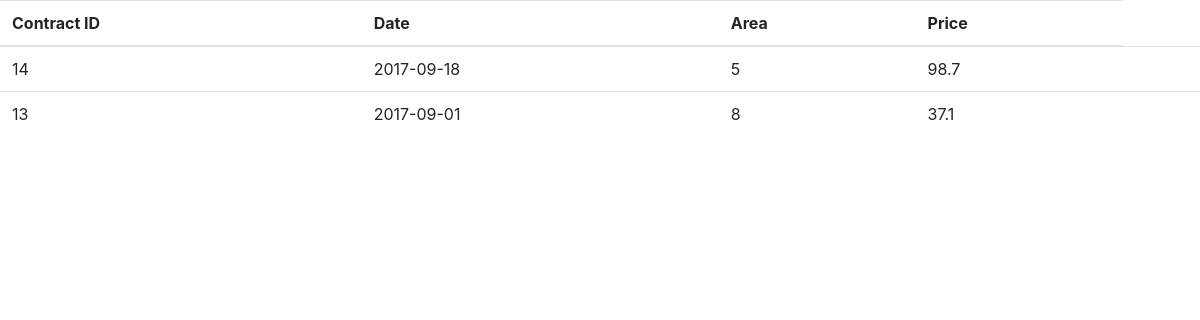
Page /tables.php on the earlier database version.
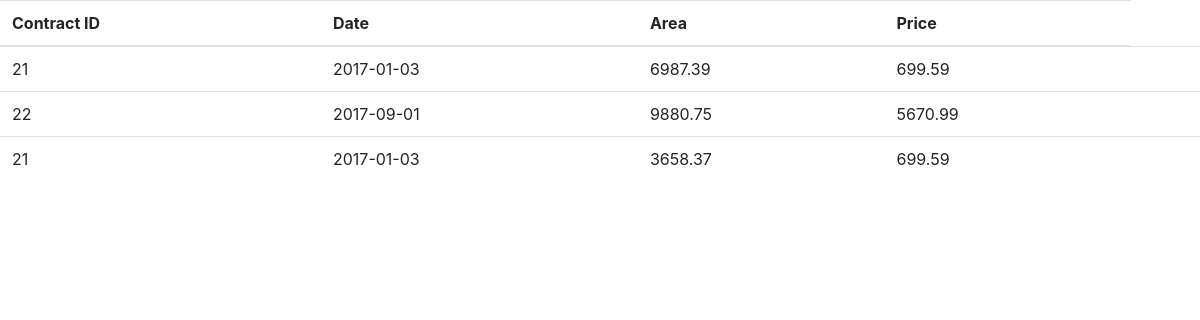
Same page on the later database version.
### tables this page shows
CREATE TABLE `contracts` (
  `id` int(11) NOT NULL,
  `type` varchar(30) NOT NULL,
  `start_date` date NOT NULL,
  `end_date` date NOT NULL,
  `rent_per_decare` double NOT NULL,
  `price` double NOT NULL
);

### tables.php (the view, shortened to what this page needs)
<?php
	$con = mysqli_connect("localhost","martog","martog","techno_farm");
	function show_lands($con){
		$sql = "SELECT DISTINCT contracts.id as id, contracts.start_date as bdate, contracts.price as price, lands.area as area, lands.contracts_id as c_id
		FROM contracts, lands WHERE lands.contracts_id = contracts.id /*OR lands.contracts_id IS NULL ORDER BY area*/";
		echo "<table class = 'table'><thead><tr><th>Contract ID</th><th>Date</th><th>Area</th><th>Price</th></tr></thead><tbody>";
		$result = $con->query($sql);
		if($result->num_rows > 0) {
			while($row = $result->fetch_assoc()) {
				echo "<tr><td>".$row["id"]."</td><td>". $row["bdate"]."</td><td>".$row["area"]."</td><td>".$row["price"]."</td><td></tr>";
			}
		}
		echo "</tbody></table>";
	}
?>
<html>
	<head>
		<link rel="stylesheet" href="https://maxcdn.bootstrapcdn.com/bootstrap/4.0.0-alpha.6/css/bootstrap.min.css">
	</head>
	<body>
		<?php
		show_lands($con);
		?>
	</body>
</html>

Differences in the rows shown:
removed contracts: id "14", start_date "2017-09-18", area "5", price "98.7"
removed contracts: id "13", start_date "2017-09-01", area "8", price "37.1"
added contracts: id "21", start_date "2017-01-03", area "6987.39", price "699.59", area "3658.37"
added contracts: id "22", start_date "2017-09-01", area "9880.75", price "5670.99"
